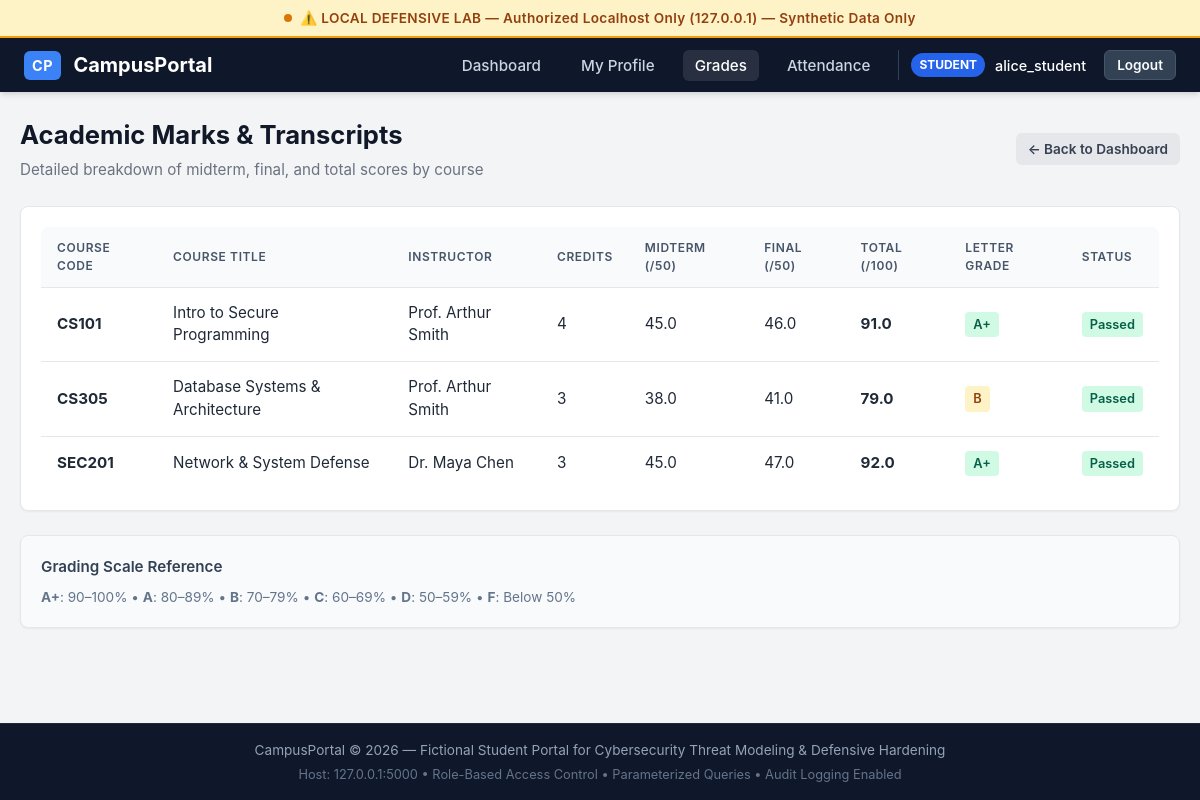
Screenshot of /student/grades (signed in) with the database file from the repository.
### tables this page shows
CREATE TABLE users (
            id INTEGER PRIMARY KEY AUTOINCREMENT,
            username TEXT UNIQUE NOT NULL,
            password_hash TEXT NOT NULL,
            role TEXT NOT NULL CHECK(role IN ('student', 'faculty', 'admin')),
            is_active INTEGER NOT NULL DEFAULT 1,
            created_at TEXT NOT NULL,
            last_login TEXT
        );

CREATE TABLE grades (
            id INTEGER PRIMARY KEY AUTOINCREMENT,
            enrollment_id INTEGER UNIQUE NOT NULL,
            midterm_score REAL DEFAULT 0.0,
            final_score REAL DEFAULT 0.0,
            total_score REAL DEFAULT 0.0,
            letter_grade TEXT DEFAULT 'N/A',
            updated_by_faculty_id INTEGER,
            updated_at TEXT NOT NULL,
            FOREIGN KEY (enrollment_id) REFERENCES enrollments(id) ON DELETE CASCADE,
            FOREIGN KEY (updated_by_faculty_id) REFERENCES faculty(id) ON DELETE SET NULL
        );

CREATE TABLE courses (
            id INTEGER PRIMARY KEY AUTOINCREMENT,
            course_code TEXT UNIQUE NOT NULL,
            title TEXT NOT NULL,
            department TEXT NOT NULL,
            credits INTEGER NOT NULL,
            faculty_id INTEGER,
            FOREIGN KEY (faculty_id) REFERENCES faculty(id) ON DELETE SET NULL
        );

CREATE TABLE faculty (
            id INTEGER PRIMARY KEY AUTOINCREMENT,
            user_id INTEGER UNIQUE NOT NULL,
            faculty_id_code TEXT UNIQUE NOT NULL,
            full_name TEXT NOT NULL,
            email TEXT NOT NULL,
            phone TEXT NOT NULL,
            department TEXT NOT NULL,
            FOREIGN KEY (user_id) REFERENCES users(id) ON DELETE CASCADE
        );

### app.py (the view)
    @app.route("/student/grades")
    @roles_required("student")
    def student_grades():
        user_id = session["user_id"]
        conn = get_db_connection(app.config["DATABASE_PATH"])
        student = conn.execute(
            "SELECT id FROM students WHERE user_id = ?", (user_id,)
        ).fetchone()
        if not student:
            conn.close()
            abort(404)
        grades_data = conn.execute("""
            SELECT c.course_code, c.title, c.credits, f.full_name AS faculty_name,
                   g.midterm_score, g.final_score, g.total_score, g.letter_grade
            FROM enrollments e
            JOIN courses c ON e.course_id = c.id
            LEFT JOIN faculty f ON c.faculty_id = f.id
            JOIN grades g ON g.enrollment_id = e.id
            WHERE e.student_id = ?
            ORDER BY c.course_code ASC
        """, (student["id"],)).fetchall()
        conn.close()
        return render_template("student/grades.html", grades_data=grades_data)

### database.py (called while the page is built)
def get_db_connection(db_path=None):
    if db_path is None:
        try:
            from flask import current_app
            if current_app and current_app.config.get("DATABASE_PATH"):
                db_path = current_app.config["DATABASE_PATH"]
        except (RuntimeError, ImportError):
            pass
    path = db_path or Config.DATABASE_PATH
    conn = sqlite3.connect(path)
    conn.row_factory = sqlite3.Row
    conn.execute("PRAGMA foreign_keys = ON")
    return conn

### security.py (called while the page is built, shortened)
def generate_csrf_token() -> str:
    if "_csrf_token" not in session:
        session["_csrf_token"] = secrets.token_hex(24)
    return session["_csrf_token"]

def roles_required(*allowed_roles):
    def decorator(f):
        @wraps(f)
        def decorated_function(*args, **kwargs):
            user_id = session.get("user_id")
            role = session.get("role")
            username = session.get("username")
            if not user_id or not role:
                flash("Please log in to access this page.", "warning")
                return redirect(url_for("login", next=request.path))
            conn = get_db_connection()
            user = conn.execute(
                "SELECT id, is_active, role FROM users WHERE id = ?", (user_id,)
            ).fetchone()
            conn.close()
            return f(*args, **kwargs)
        return decorated_function
    return decorator

### templates/student/grades.html (shortened to what this page needs)
{% extends "base.html" %}
{% block content %}
<div class="page-header">
  <div>
    <h1 class="page-title">Academic Marks &amp; Transcripts</h1>
    <p class="page-subtitle">Detailed breakdown of midterm, final, and total scores by course</p>
  </div>
  <div>
    <a href="{{ url_for('student_dashboard') }}" class="btn btn-secondary btn-sm">&larr; Back to Dashboard</a>
  </div>
</div>
<div class="card" style="margin-bottom: 24px;">
  <div class="table-responsive" style="border: none; box-shadow: none; margin-bottom: 0;">
    <table class="portal-table">
      <thead>
        <tr>
          <th>Course Code</th>
          <th>Course Title</th>
          <th>Instructor</th>
          <th>Credits</th>
          <th>Midterm (/50)</th>
          <th>Final (/50)</th>
          <th>Total (/100)</th>
          <th>Letter Grade</th>
          <th>Status</th>
        </tr>
      </thead>
      <tbody>
        {% for grade in grades_data %}
          <tr>
            <td><strong>{{ grade.course_code }}</strong></td>
            <td>{{ grade.title }}</td>
            <td>{{ grade.faculty_name }}</td>
            <td>{{ grade.credits }}</td>
            <td>{{ grade.midterm_score }}</td>
            <td>{{ grade.final_score }}</td>
            <td><strong>{{ grade.total_score }}</strong></td>
            <td>
              <span class="badge {% if grade.letter_grade in ['A+', 'A'] %}badge-success{% elif grade.letter_grade in ['B', 'C'] %}badge-warning{% else %}badge-danger{% endif %}">
                {{ grade.letter_grade }}
              </span>
            </td>
            <td>
              {% if grade.total_score >= 50 %}
                <span class="badge badge-success">Passed</span>
              {% else %}
                <span class="badge badge-danger">Incomplete</span>
              {% endif %}
            </td>
          </tr>
        {% else %}
          <tr>
            <td colspan="9" style="text-align: center; color: #64748b;">No grade records available.</td>
          </tr>
        {% endfor %}
      </tbody>
    </table>
  </div>
</div>
<div class="card" style="background-color: #f8fafc;">
  <h4 style="font-size: 0.95rem; font-weight: 600; color: #334155; margin-bottom: 8px;">Grading Scale Reference</h4>
  <p style="font-size: 0.85rem; color: #64748b;">
    <strong>A+</strong>: 90–100% &bull;
    <strong>A</strong>: 80–89% &bull;
    <strong>B</strong>: 70–79% &bull;
    <strong>C</strong>: 60–69% &bull;
    <strong>D</strong>: 50–59% &bull;
    <strong>F</strong>: Below 50%
  </p>
</div>
{% endblock %}

### templates/base.html (shortened to what this page needs)
<!DOCTYPE html>
<html lang="en">
<head>
  <link rel="stylesheet" href="{{ url_for('static', filename='css/style.css') }}">
</head>
<body>
  <div class="lab-banner" role="alert">
    <span class="pulse-dot"></span>
    <span>⚠️ LOCAL DEFENSIVE LAB — Authorized Localhost Only (127.0.0.1) — Synthetic Data Only</span>
  </div>
  <nav class="navbar">
    <a href="{{ url_for('index') }}" class="navbar-brand">
      <span class="logo-badge">CP</span>
      <span>CampusPortal</span>
    </a>
    <ul class="nav-links">
      {% if session.get('user_id') %}
        {% set role = session.get('role') %}
        {% if role == 'student' %}
          <li><a href="{{ url_for('student_dashboard') }}" class="{% if request.path == url_for('student_dashboard') %}active{% endif %}">Dashboard</a></li>
          <li><a href="{{ url_for('student_profile') }}" class="{% if request.path == url_for('student_profile') %}active{% endif %}">My Profile</a></li>
          <li><a href="{{ url_for('student_grades') }}" class="{% if request.path == url_for('student_grades') %}active{% endif %}">Grades</a></li>
          <li><a href="{{ url_for('student_attendance') }}" class="{% if request.path == url_for('student_attendance') %}active{% endif %}">Attendance</a></li>
        {% elif role == 'faculty' %}
          <li><a href="{{ url_for('faculty_dashboard') }}" class="{% if request.path == url_for('faculty_dashboard') %}active{% endif %}">Faculty Dashboard</a></li>
          <li><a href="{{ url_for('faculty_grades') }}" class="{% if request.path == url_for('faculty_grades') %}active{% endif %}">Manage Grades</a></li>
        {% endif %}
        <li class="user-profile-badge">
          <span class="role-pill role-{{ role }}">{{ role }}</span>
          <span style="font-weight: 500; font-size: 0.9rem;">{{ session.get('username') }}</span>
          <form action="{{ url_for('logout') }}" method="POST" style="display: inline; margin-left: 8px;">
            <button type="submit" class="btn btn-secondary btn-sm" style="background-color: #334155; color: #f8fafc; border: 1px solid #475569;">Logout</button>
          </form>
        </li>
      {% else %}
        <li><a href="{{ url_for('login') }}" class="btn btn-primary btn-sm">Sign In</a></li>
      {% endif %}
    </ul>
  </nav>
  <main class="main-content">
    {% block content %}{% endblock %}
  </main>
  <footer class="portal-footer">
    <p>CampusPortal &copy; 2026 — Fictional Student Portal for Cybersecurity Threat Modeling &amp; Defensive Hardening</p>
    <p style="margin-top: 4px; font-size: 0.8rem; color: #64748b;">
      Host: 127.0.0.1:5000 &bull; Role-Based Access Control &bull; Parameterized Queries &bull; Audit Logging Enabled
    </p>
  </footer>
</body>
</html>

### static/css/style.css (style rules this page uses)
:root { --primary: #1e3a8a; --primary-hover: #1e40af; --primary-light: #eff6ff; --text-main: #1f2937; --text-muted: #6b7280; --bg-page: #f3f4f6; --bg-card: #ffffff; --border-color: #e5e7eb; --border-hover: #d1d5db; --badge-student: #2563eb; --badge-faculty: #059669; --badge-admin: #7c3aed; --success: #10b981; --warning: #f59e0b; --danger: #ef4444; --info: #3b82f6; --shadow-sm: 0 1px 2px 0 rgba(0, 0, 0, 0.05); --shadow-md: 0 4px 6px -1px rgba(0, 0, 0, 0.1), 0 2px 4px -1px rgba(0, 0, 0, 0.06); --shadow-lg: 0 10px 15px -3px rgba(0, 0, 0, 0.1); --radius: 8px; }
* { box-sizing: border-box; margin: 0; padding: 0; font-family: -apple-system, BlinkMacSystemFont, "Segoe UI", Roboto, Helvetica, Arial, sans-serif; }
body { background-color: var(--bg-page); color: var(--text-main); min-height: 100vh; display: flex; flex-direction: column; line-height: 1.5; }
.lab-banner { background-color: #fef3c7; color: #92400e; border-bottom: 2px solid #f59e0b; padding: 8px 16px; font-size: 0.85rem; font-weight: 600; text-align: center; letter-spacing: 0.025em; display: flex; align-items: center; justify-content: center; gap: 8px; }
.lab-banner .pulse-dot { width: 8px; height: 8px; border-radius: 50%; background-color: #d97706; }
.navbar { background-color: #0f172a; color: #ffffff; padding: 12px 24px; display: flex; align-items: center; justify-content: space-between; box-shadow: var(--shadow-md); }
.navbar-brand { display: flex; align-items: center; gap: 12px; text-decoration: none; color: #ffffff; font-size: 1.25rem; font-weight: 700; }
.navbar-brand .logo-badge { background-color: #3b82f6; color: #ffffff; padding: 4px 8px; border-radius: 6px; font-size: 0.9rem; letter-spacing: 0.05em; }
.nav-links { display: flex; align-items: center; gap: 16px; list-style: none; }
.nav-links a { color: #cbd5e1; text-decoration: none; font-size: 0.95rem; font-weight: 500; padding: 6px 12px; border-radius: 6px; transition: all 0.15s ease-in-out; }
.nav-links a:hover, .nav-links a.active { color: #ffffff; background-color: rgba(255, 255, 255, 0.1); }
.user-profile-badge { display: flex; align-items: center; gap: 10px; padding-left: 12px; border-left: 1px solid #334155; }
.role-pill { font-size: 0.75rem; font-weight: 700; text-transform: uppercase; padding: 3px 8px; border-radius: 9999px; color: #ffffff; }
.role-pill.role-student { background-color: var(--badge-student); }
.main-content { flex: 1; max-width: 1200px; width: 100%; margin: 24px auto; padding: 0 20px; }
.page-header { display: flex; justify-content: space-between; align-items: center; margin-bottom: 24px; }
.page-title { font-size: 1.6rem; font-weight: 700; color: #111827; }
.page-subtitle { font-size: 0.95rem; color: var(--text-muted); margin-top: 4px; }
.card { background-color: var(--bg-card); border: 1px solid var(--border-color); border-radius: var(--radius); padding: 20px; box-shadow: var(--shadow-sm); }
.table-responsive { overflow-x: auto; background-color: var(--bg-card); border: 1px solid var(--border-color); border-radius: var(--radius); box-shadow: var(--shadow-sm); margin-bottom: 24px; }
.portal-table { width: 100%; border-collapse: collapse; text-align: left; font-size: 0.95rem; }
.portal-table th { background-color: #f8fafc; color: #475569; font-weight: 600; padding: 12px 16px; border-bottom: 1px solid var(--border-color); text-transform: uppercase; font-size: 0.75rem; letter-spacing: 0.05em; }
.portal-table td { padding: 14px 16px; border-bottom: 1px solid var(--border-color); color: var(--text-main); }
.portal-table tr:last-child td { border-bottom: none; }
.badge { display: inline-block; padding: 3px 8px; border-radius: 4px; font-size: 0.8rem; font-weight: 600; }
.badge-success { background-color: #d1fae5; color: #065f46; }
.badge-warning { background-color: #fef3c7; color: #92400e; }
.btn { display: inline-flex; align-items: center; justify-content: center; gap: 8px; padding: 10px 16px; border-radius: 6px; font-size: 0.95rem; font-weight: 600; text-decoration: none; cursor: pointer; border: none; transition: all 0.15s ease-in-out; }
.btn-secondary { background-color: #e5e7eb; color: #374151; }
.btn-sm { padding: 6px 12px; font-size: 0.85rem; }
.portal-footer { background-color: #0f172a; color: #94a3b8; font-size: 0.85rem; padding: 16px 24px; text-align: center; margin-top: auto; border-top: 1px solid #1e293b; }

### rows the page displays
users: role "STUDENT", get "alice_student"
grades: course_code "CS101", title "Intro to Secure Programming", faculty_name "Prof. Arthur Smith", credits "4", midterm_score "45.0", final_score "46.0", total_score "91.0", letter_grade "A+", shows "Passed"
grades: course_code "CS305", title "Database Systems & Architecture", faculty_name "Prof. Arthur Smith", credits "3", midterm_score "38.0", final_score "41.0", total_score "79.0", letter_grade "B", shows "Passed"
grades: course_code "SEC201", title "Network & System Defense", faculty_name "Dr. Maya Chen", credits "3", midterm_score "45.0", final_score "47.0", total_score "92.0", letter_grade "A+", shows "Passed"
